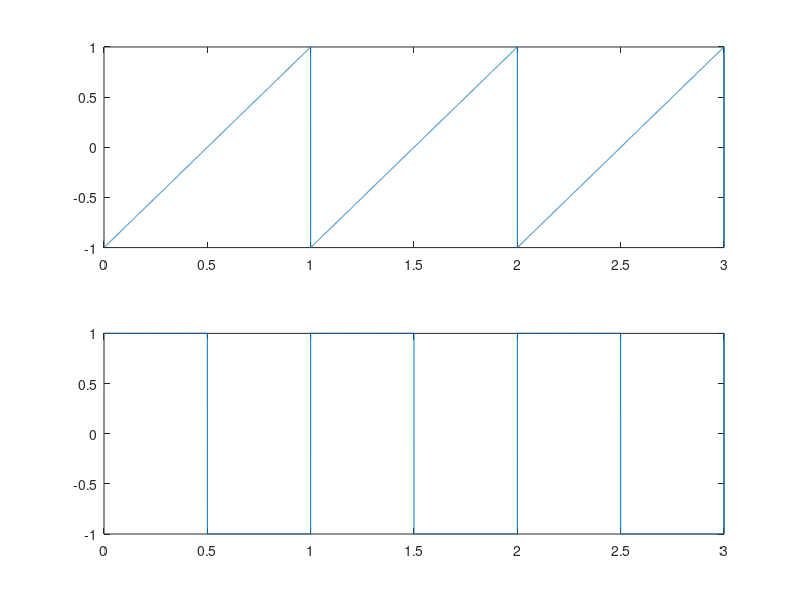

Source code (MATLAB):
fs = 8000;
t = 0:1/fs:3;
z1 = sawtooth(2*pi*t);
figure(1)
subplot(211)
plot(t,z1)
axis([0 3 -1 1])
z2 = square(2*pi*t);
subplot(212)
plot(t,z2)
axis([0 3 -1 1])

